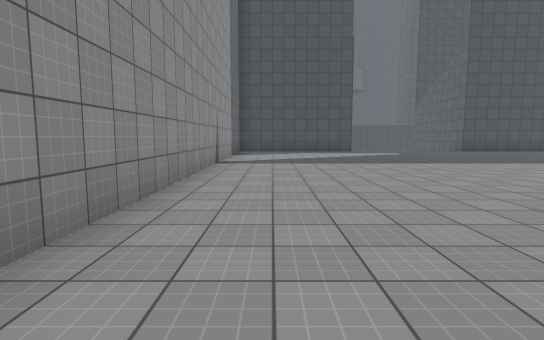
view 1 (above)

24 first-person views from a walk through a Unity game level. The camera is 1.4 m above the floor, tilts 6° down and sees 80° across. The floor is counted in squares, 2 m on a side. Each view is taken from the middle of a square. On the plan, view 1 faces up. The plan holds only what a view shows up to about 10 squares ahead; the rest is blank. The place goes on beyond the plan. The player character is not drawn. Surface patterns are stand-ins for the level's own textures.

view 2
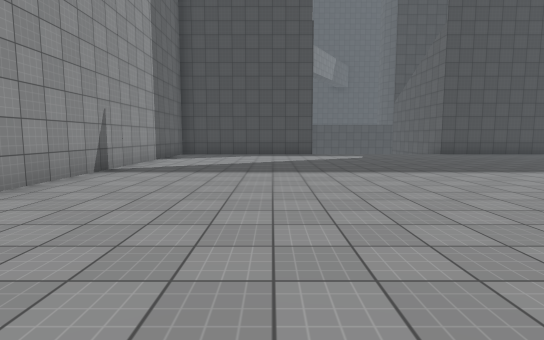

view 3
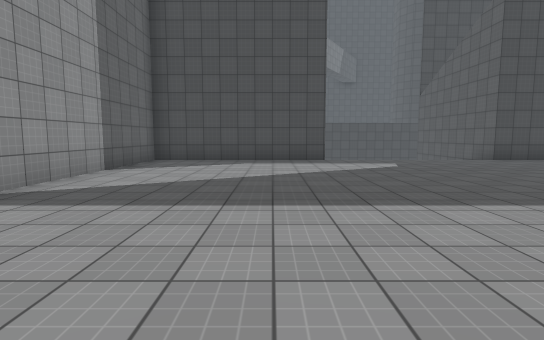

view 4
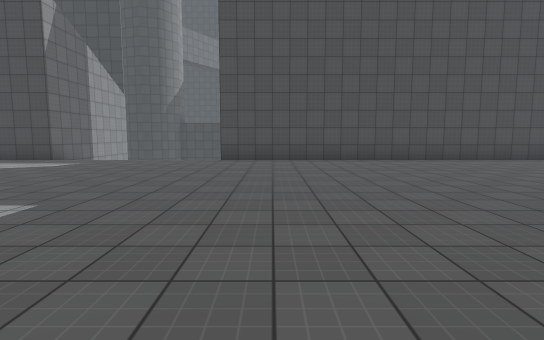

view 5
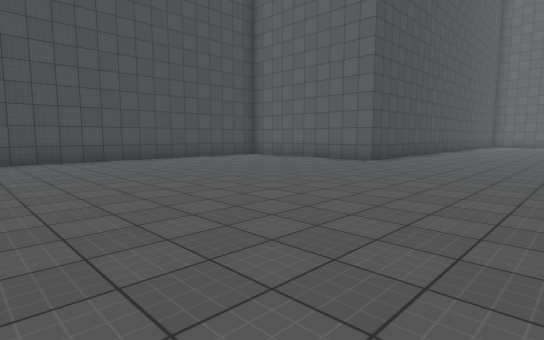

view 6
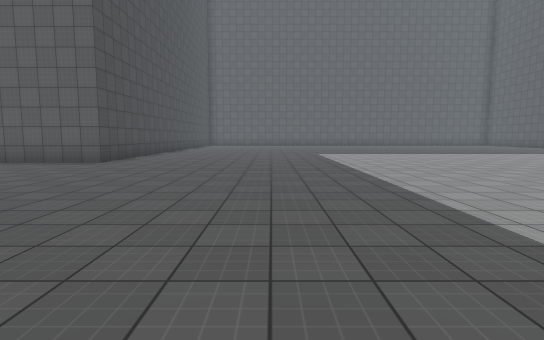

view 7
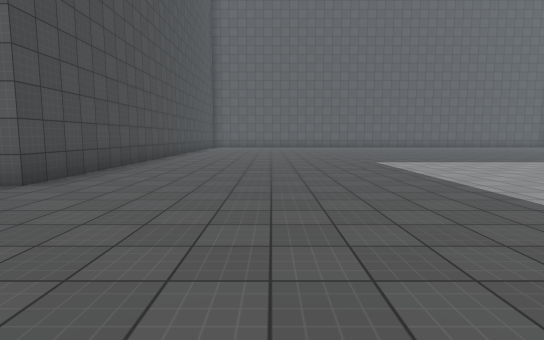

view 8
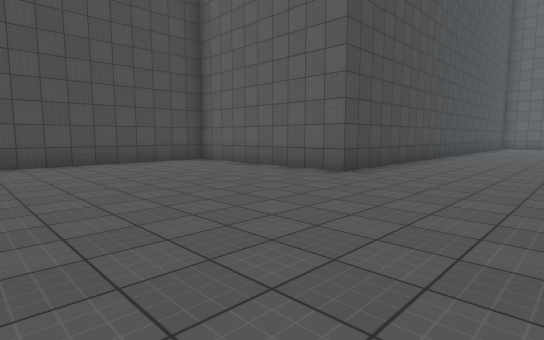

view 9
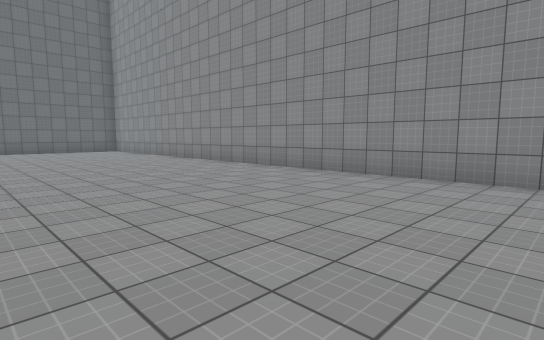

view 10
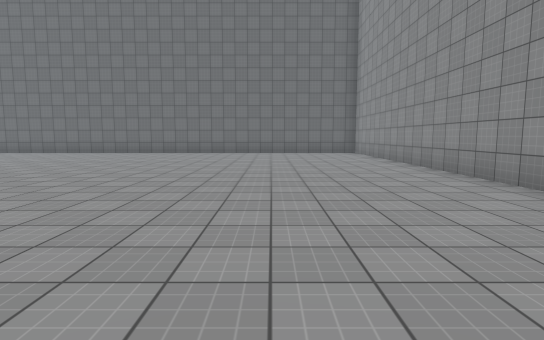

view 11
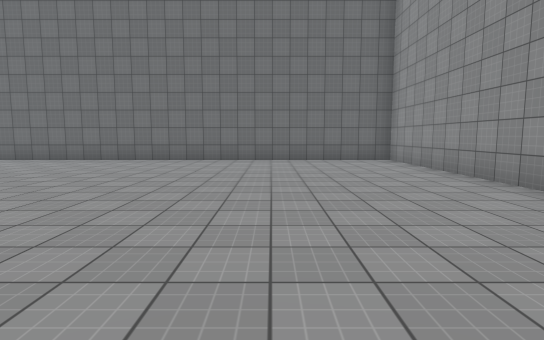

view 12
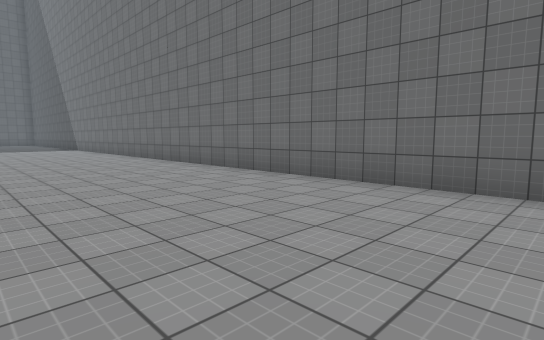

view 13
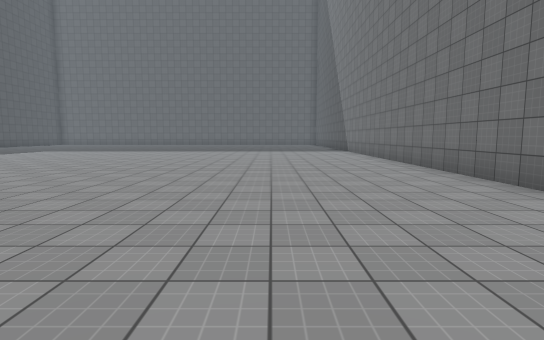

view 14
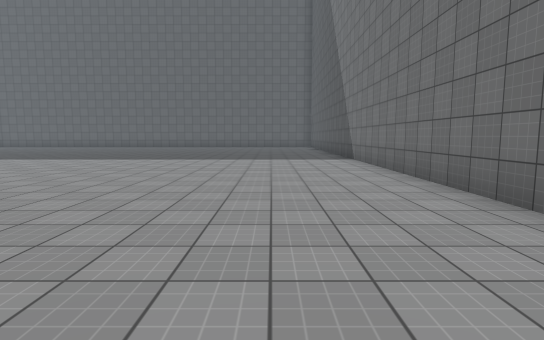

view 15
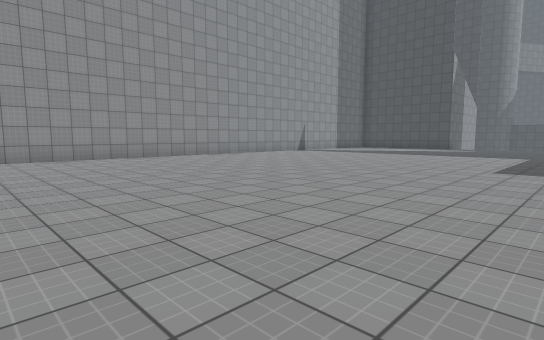

view 16
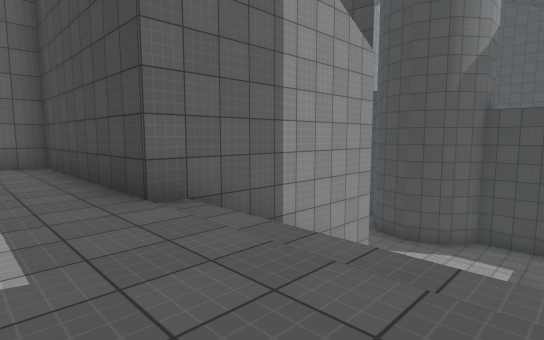

view 17
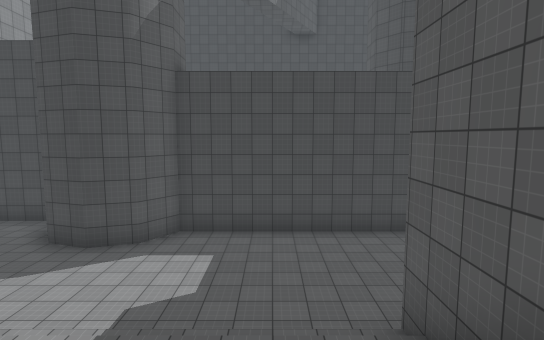

view 18
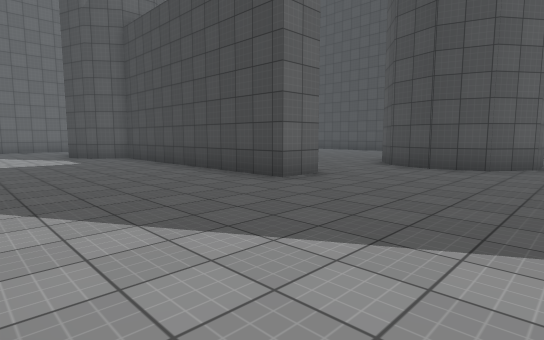

view 19
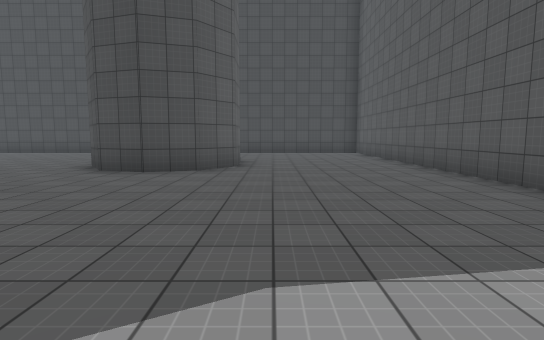

view 20
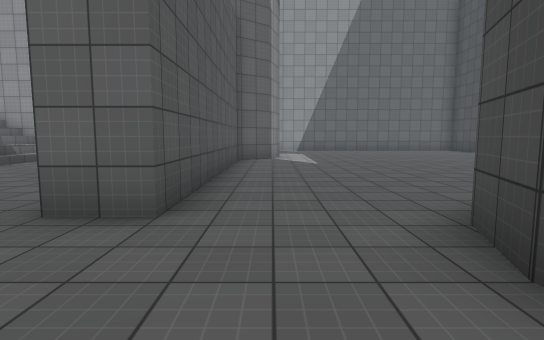

view 21
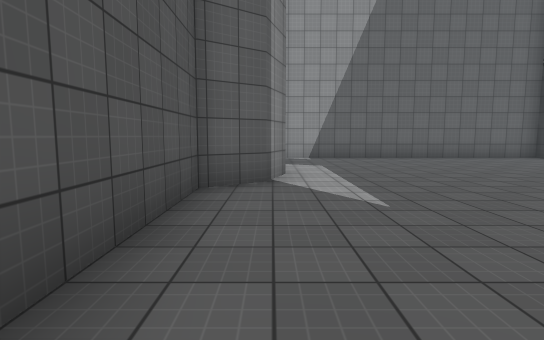

view 22
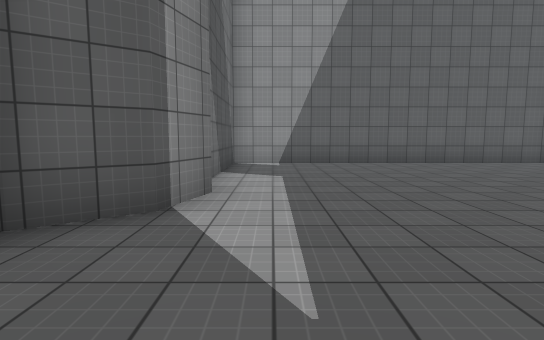

view 23
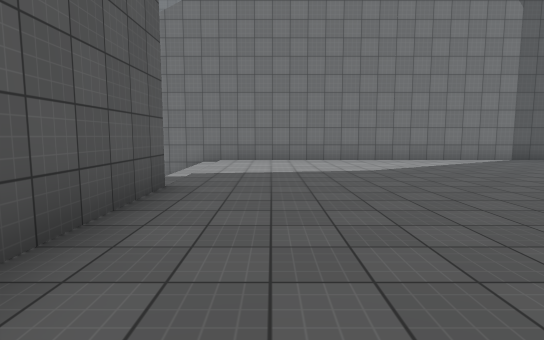

view 24
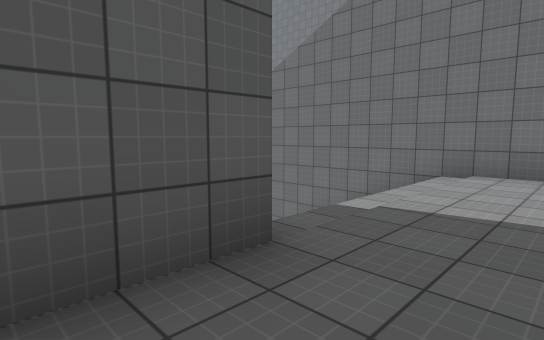

### Floor plan
Key: @ floor where view 1 was taken; # wall or solid block; . main floor; - floor 5 m lower than the main floor; / step, stairs or slope.
Columns run from 2 left of view 1 to 24 right of it. Each row starts with its distance up from view 1.
 32 #---- --
 31 #-----------    -----#
 30 #------------   -----#
 29 #------------####----#
 28 #-------------##-----#
 27 #--------------------#
 26 #######--------------#
 25  ###  ########-------#
 24   --  ########-------/
 23    -###--------------/
 22     -----------------/
 21     -----------------/
 20      ----------------/////
 19      #/////###############
 18      #/    #
 17      #
 16      #/  /
 15 ######//// ###########
 14 #....................#
 13 #....................#
 12 #....................#
 11 #....................#
 10 #....................######
  9 #..........................
  8 #..........................
  7 #..........................
  6 #..........................
  5 #.......... ...............
  4 #..........  ..............
  3 #..........   .............
  2 #..........    ............
  1 #...........    ...........
  0 #.@.........      .........
 -1 #...........     ..........
 -2 #...........    ...........
 -3 #...........  ............
 -4 #........... .............
 -5 #.........................
 -6 #.........................
 -7 #.........................
 -8 #.........................
 -9 #.........................
-10 #.........................
-11 ##########################

Positions as (right, up) in squares from view 1, and headings:
1: (0, 0), facing up
2: (2, 2), facing up
3: (2, 5), facing up
4: (10, 5), facing up
5: (10, 5), facing up-right
6: (10, 5), facing right
7: (14, 6), facing right
8: (13, 6), facing up-right
9: (4, 5), facing down-left
10: (2, 3), facing down
11: (2, -1), facing down
12: (5, -6), facing down-right
13: (8, -7), facing right
14: (13, -8), facing right
15: (9, -4), facing up-left
16: (7, 13), facing up-left
17: (7, 16), facing up
18: (15, 20), facing up-left
19: (15, 21), facing up
20: (14, 26), facing left
21: (9, 26), facing left
22: (7, 27), facing left
23: (17, 29), facing down
24: (17, 26), facing down-right
